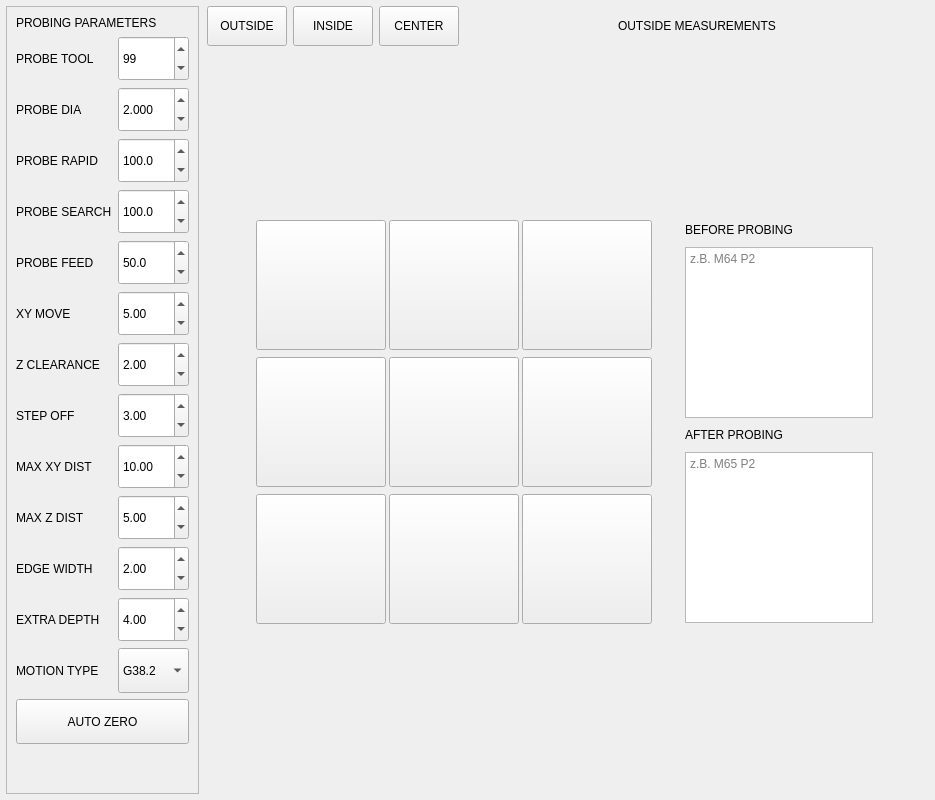
        <widget class="QWidget" name="tab_probing">
         <attribute name="title">
          <string />
         </attribute>
         <layout class="QVBoxLayout" name="vl_probing_main">
          <property name="spacing">
           <number>6</number>
          </property>
          <property name="margin" stdset="0">
           <number>6</number>
          </property>
          <item>
           <layout class="QHBoxLayout" name="hl_probe_main">
            <property name="spacing">
             <number>8</number>
            </property>
            <item>
             <layout class="QVBoxLayout" name="vl_probe_left">
              <property name="spacing">
               <number>6</number>
              </property>
              <item>
               <widget class="QFrame" name="frm_probe_params">
                <property name="frameShape">
                 <enum>QFrame::Shape::StyledPanel</enum>
                </property>
                <layout class="QGridLayout" name="gl_probe_params">
                 <item row="0" column="0" colspan="2">
                  <widget class="QLabel" name="lbl_probe_params_title">
                   <property name="text">
                    <string>PROBING PARAMETERS</string>
                   </property>
                  </widget>
                 </item>
                 <item row="1" column="0">
                  <widget class="QLabel" name="lbl_probe_param_tool">
                   <property name="text">
                    <string>PROBE TOOL</string>
                   </property>
                  </widget>
                 </item>
                 <item row="1" column="1">
                  <widget class="QSpinBox" name="spb_probe_tool">
                   <property name="minimum">
                    <number>1</number>
                   </property>
                   <property name="maximum">
                    <number>999</number>
                   </property>
                   <property name="value">
                    <number>99</number>
                   </property>
                  <property name="minimumSize"><size><width>0</width><height>45</height></size></property><property name="sizePolicy"><sizepolicy hsizetype="Expanding" vsizetype="Fixed"><horstretch>0</horstretch><verstretch>0</verstretch></sizepolicy></property></widget>
                 </item>
                 <item row="2" column="0">
                  <widget class="QLabel" name="lbl_probe_param_dia">
                   <property name="text">
                    <string>PROBE DIA</string>
                   </property>
                  </widget>
                 </item>
                 <item row="2" column="1">
                  <widget class="QDoubleSpinBox" name="dsb_probe_dia">
                   <property name="decimals">
                    <number>3</number>
                   </property>
                   <property name="value">
                    <double>2.000000000000000</double>
                   </property>
                  <property name="minimumSize"><size><width>0</width><height>45</height></size></property><property name="sizePolicy"><sizepolicy hsizetype="Expanding" vsizetype="Fixed"><horstretch>0</horstretch><verstretch>0</verstretch></sizepolicy></property></widget>
                 </item>
                 <item row="3" column="0">
                  <widget class="QLabel" name="lbl_probe_param_rapid">
                   <property name="text">
                    <string>PROBE RAPID</string>
                   </property>
                  </widget>
                 </item>
                 <item row="3" column="1">
                  <widget class="QDoubleSpinBox" name="dsb_probe_rapid">
                   <property name="decimals">
                    <number>1</number>
                   </property>
                   <property name="maximum">
                    <double>9999.000000000000000</double>
                   </property>
                   <property name="value">
                    <double>100.000000000000000</double>
                   </property>
                  <property name="minimumSize"><size><width>0</width><height>45</height></size></property><property name="sizePolicy"><sizepolicy hsizetype="Expanding" vsizetype="Fixed"><horstretch>0</horstretch><verstretch>0</verstretch></sizepolicy></property></widget>
                 </item>
                 <item row="4" column="0">
                  <widget class="QLabel" name="lbl_probe_param_search">
                   <property name="text">
                    <string>PROBE SEARCH</string>
                   </property>
                  </widget>
                 </item>
                 <item row="4" column="1">
                  <widget class="QDoubleSpinBox" name="dsb_probe_search">
                   <property name="decimals">
                    <number>1</number>
                   </property>
                   <property name="maximum">
                    <double>9999.000000000000000</double>
                   </property>
                   <property name="value">
                    <double>100.000000000000000</double>
                   </property>
                  <property name="minimumSize"><size><width>0</width><height>45</height></size></property><property name="sizePolicy"><sizepolicy hsizetype="Expanding" vsizetype="Fixed"><horstretch>0</horstretch><verstretch>0</verstretch></sizepolicy></property></widget>
                 </item>
                 <item row="5" column="0">
                  <widget class="QLabel" name="lbl_probe_param_feed">
                   <property name="text">
                    <string>PROBE FEED</string>
                   </property>
                  </widget>
                 </item>
                 <item row="5" column="1">
                  <widget class="QDoubleSpinBox" name="dsb_probe_feed">
                   <property name="decimals">
                    <number>1</number>
                   </property>
                   <property name="maximum">
                    <double>9999.000000000000000</double>
                   </property>
                   <property name="value">
                    <double>50.000000000000000</double>
                   </property>
                  <property name="minimumSize"><size><width>0</width><height>45</height></size></property><property name="sizePolicy"><sizepolicy hsizetype="Expanding" vsizetype="Fixed"><horstretch>0</horstretch><verstretch>0</verstretch></sizepolicy></property></widget>
                 </item>
                 <item row="6" column="0">
                  <widget class="QLabel" name="lbl_probe_param_xy_clearance">
                   <property name="text">
                    <string>XY MOVE</string>
                   </property>
                  </widget>
                 </item>
                 <item row="6" column="1">
                  <widget class="QDoubleSpinBox" name="dsb_probe_xy_clearance">
                   <property name="decimals">
                    <number>2</number>
                   </property>
                   <property name="value">
                    <double>5.000000000000000</double>
                   </property>
                  <property name="minimumSize"><size><width>0</width><height>45</height></size></property><property name="sizePolicy"><sizepolicy hsizetype="Expanding" vsizetype="Fixed"><horstretch>0</horstretch><verstretch>0</verstretch></sizepolicy></property></widget>
                 </item>
                 <item row="7" column="0">
                  <widget class="QLabel" name="lbl_probe_param_z_clearance">
                   <property name="text">
                    <string>Z CLEARANCE</string>
                   </property>
                  </widget>
                 </item>
                 <item row="7" column="1">
                  <widget class="QDoubleSpinBox" name="dsb_probe_z_clearance">
                   <property name="decimals">
                    <number>2</number>
                   </property>
                   <property name="value">
                    <double>2.000000000000000</double>
                   </property>
                  <property name="minimumSize"><size><width>0</width><height>45</height></size></property><property name="sizePolicy"><sizepolicy hsizetype="Expanding" vsizetype="Fixed"><horstretch>0</horstretch><verstretch>0</verstretch></sizepolicy></property></widget>
                 </item>
                 <item row="8" column="0">
                  <widget class="QLabel" name="lbl_probe_param_step_off">
                   <property name="text">
                    <string>STEP OFF</string>
                   </property>
                  </widget>
                 </item>
                 <item row="8" column="1">
                  <widget class="QDoubleSpinBox" name="dsb_probe_step_off">
                   <property name="decimals">
                    <number>2</number>
                   </property>
                   <property name="value">
                    <double>3.000000000000000</double>
                   </property>
                  <property name="minimumSize"><size><width>0</width><height>45</height></size></property><property name="sizePolicy"><sizepolicy hsizetype="Expanding" vsizetype="Fixed"><horstretch>0</horstretch><verstretch>0</verstretch></sizepolicy></property></widget>
                 </item>
                 <item row="9" column="0">
                  <widget class="QLabel" name="lbl_probe_param_max_xy">
                   <property name="text">
                    <string>MAX XY DIST</string>
                   </property>
                  </widget>
                 </item>
                 <item row="9" column="1">
                  <widget class="QDoubleSpinBox" name="dsb_probe_max_xy">
                   <property name="decimals">
                    <number>2</number>
                   </property>
                   <property name="maximum">
                    <double>9999.000000000000000</double>
                   </property>
                   <property name="value">
                    <double>10.000000000000000</double>
                   </property>
                  <property name="minimumSize"><size><width>0</width><height>45</height></size></property><property name="sizePolicy"><sizepolicy hsizetype="Expanding" vsizetype="Fixed"><horstretch>0</horstretch><verstretch>0</verstretch></sizepolicy></property></widget>
                 </item>
                 <item row="10" column="0">
                  <widget class="QLabel" name="lbl_probe_param_max_z">
                   <property name="text">
                    <string>MAX Z DIST</string>
                   </property>
                  </widget>
                 </item>
                 <item row="10" column="1">
                  <widget class="QDoubleSpinBox" name="dsb_probe_max_z">
                   <property name="decimals">
                    <number>2</number>
                   </property>
                   <property name="maximum">
                    <double>9999.000000000000000</double>
                   </property>
                   <property name="value">
                    <double>5.000000000000000</double>
                   </property>
                  <property name="minimumSize"><size><width>0</width><height>45</height></size></property><property name="sizePolicy"><sizepolicy hsizetype="Expanding" vsizetype="Fixed"><horstretch>0</horstretch><verstretch>0</verstretch></sizepolicy></property></widget>
                 </item>
                 <item row="11" column="0">
                  <widget class="QLabel" name="lbl_probe_param_edge_width">
                   <property name="visible">
                    <bool>false</bool>
                   </property>
                   <property name="text">
                    <string>EDGE WIDTH</string>
                   </property>
                  </widget>
                 </item>
                 <item row="11" column="1">
                  <widget class="QDoubleSpinBox" name="dsb_probe_edge_width">
                   <property name="visible">
                    <bool>false</bool>
                   </property>
                   <property name="decimals">
                    <number>2</number>
                   </property>
                   <property name="value">
                    <double>2.000000000000000</double>
                   </property>
                  <property name="minimumSize"><size><width>0</width><height>45</height></size></property><property name="sizePolicy"><sizepolicy hsizetype="Expanding" vsizetype="Fixed"><horstretch>0</horstretch><verstretch>0</verstretch></sizepolicy></property></widget>
                 </item>
                 <item row="12" column="0">
                  <widget class="QLabel" name="lbl_probe_param_extra_depth">
                   <property name="text">
                    <string>EXTRA DEPTH</string>
                   </property>
                  </widget>
                 </item>
                 <item row="12" column="1">
                  <widget class="QDoubleSpinBox" name="dsb_probe_extra_depth">
                   <property name="decimals">
                    <number>2</number>
                   </property>
                   <property name="value">
                    <double>4.000000000000000</double>
                   </property>
                  <property name="minimumSize"><size><width>0</width><height>45</height></size></property><property name="sizePolicy"><sizepolicy hsizetype="Expanding" vsizetype="Fixed"><horstretch>0</horstretch><verstretch>0</verstretch></sizepolicy></property></widget>
                 </item>
                 <item row="13" column="0">
                  <widget class="QLabel" name="lbl_probe_param_motion_type">
                   <property name="text">
                    <string>MOTION TYPE</string>
                   </property>
                  </widget>
                 </item>
                 <item row="13" column="1">
                  <widget class="QComboBox" name="combo_probe_motion">
                   <item>
                    <property name="text">
                     <string>G38.2</string>
                    </property>
                   </item>
                   <item>
                    <property name="text">
                     <string>G38.3</string>
                    </property>
                   </item>
                  <property name="minimumSize"><size><width>0</width><height>45</height></size></property><property name="sizePolicy"><sizepolicy hsizetype="Expanding" vsizetype="Fixed"><horstretch>0</horstretch><verstretch>0</verstretch></sizepolicy></property></widget>
                 </item>
                  <item row="14" column="0" colspan="2">
                   <widget class="QPushButton" name="btn_auto_zero_master">
                    <property name="text">
                     <string>AUTO ZERO</string>
                    </property>
                    <property name="checkable">
                     <bool>true</bool>
                    </property>
                   <property name="minimumSize"><size><width>0</width><height>45</height></size></property></widget>
                  </item>
                <item row="15" column="0" colspan="2"><spacer name="spacer_probe_params"><property name="orientation"><enum>Qt::Vertical</enum></property><property name="sizeHint" stdset="0"><size><width>20</width><height>40</height></size></property></spacer></item><property name="verticalSpacing"><number>6</number></property></layout>
               <property name="maximumSize"><size><width>360</width><height>16777215</height></size></property></widget>
              </item>

             </layout>
            </item>
            <item>
             <layout class="QVBoxLayout" name="vl_probe_right">
              <property name="spacing">
               <number>6</number>
              </property>
              <item>
               <layout class="QHBoxLayout">
                <property name="spacing">
                 <number>6</number>
                </property>
                <item><widget class="QPushButton" name="btn_mode_outside"><property name="text"><string>OUTSIDE</string></property><property name="checkable"><bool>true</bool></property><property name="minimumSize"><size><width>0</width><height>40</height></size></property></widget></item><item><widget class="QPushButton" name="btn_mode_inside"><property name="text"><string>INSIDE</string></property><property name="checkable"><bool>true</bool></property><property name="minimumSize"><size><width>0</width><height>40</height></size></property></widget></item><item><widget class="QPushButton" name="btn_mode_center"><property name="text"><string>CENTER</string></property><property name="checkable"><bool>true</bool></property><property name="minimumSize"><size><width>0</width><height>40</height></size></property></widget></item><item>
                 <spacer name="horizontalSpacer">
                  <property name="orientation">
                   <enum>Qt::Orientation::Horizontal</enum>
                  </property>
                  <property name="sizeHint" stdset="0">
                   <size>
                    <width>40</width>
                    <height>20</height>
                   </size>
                  </property>
                 </spacer>
                </item>
                <item>
                 <widget class="QLabel" name="lbl_probe_section_title">
                  <property name="text">
                   <string>OUTSIDE MEASUREMENTS</string>
                  </property>
                 </widget>
                </item>
                <item>
                 <spacer name="horizontalSpacer_2">
                  <property name="orientation">
                   <enum>Qt::Orientation::Horizontal</enum>
                  </property>
                  <property name="sizeHint" stdset="0">
                   <size>
                    <width>40</width>
                    <height>20</height>
                   </size>
                  </property>
                 </spacer>
                </item>
               </layout>
              </item>
              <item>
               <spacer name="verticalSpacer">
                <property name="orientation">
                 <enum>Qt::Orientation::Vertical</enum>
                </property>
                <property name="sizeHint" stdset="0">
                 <size>
                  <width>20</width>
                  <height>40</height>
                 </size>
                </property>
               </spacer>
              </item>
              <item>
               <layout class="QHBoxLayout" name="hl_probe_grid_row">
                <property name="spacing">
                 <number>8</number>
                </property>
                <item>
                 <spacer name="horizontalSpacer_3">
                  <property name="orientation">
                   <enum>Qt::Orientation::Horizontal</enum>
                  </property>
                  <property name="sizeHint" stdset="0">
                   <size>
                    <width>40</width>
                    <height>20</height>
                   </size>
                  </property>
                 </spacer>
                </item>
                <item>
                 <widget class="QFrame" name="frm_probe_grid">
                  <property name="maximumSize">
                   <size>
                    <width>432</width>
                    <height>432</height>
                   </size>
                  </property>
                  <property name="frameShape">
                   <enum>QFrame::Shape::NoFrame</enum>
                  </property>
                  <layout class="QGridLayout" name="gl_probe_grid">
                   <property name="spacing">
                    <number>3</number>
                   </property>
                   <item row="1" column="0">
                    <widget class="QPushButton" name="btn_probe_edge_left">
                     <property name="minimumSize">
                      <size>
                       <width>130</width>
                       <height>130</height>
                      </size>
                     </property>
                     <property name="maximumSize">
                      <size>
                       <width>130</width>
                       <height>130</height>
                      </size>
                     </property>
                     <property name="checkable">
                      <bool>true</bool>
                     </property>
                    </widget>
                   </item>
                   <item row="0" column="1">
                    <widget class="QPushButton" name="btn_probe_edge_top">
                     <property name="minimumSize">
                      <size>
                       <width>130</width>
                       <height>130</height>
                      </size>
                     </property>
                     <property name="maximumSize">
                      <size>
                       <width>130</width>
                       <height>130</height>
                      </size>
                     </property>
                     <property name="checkable">
                      <bool>true</bool>
                     </property>
                    </widget>
                   </item>
                   <item row="2" column="1">
                    <widget class="QPushButton" name="btn_probe_edge_bottom">
                     <property name="minimumSize">
                      <size>
                       <width>130</width>
                       <height>130</height>
                      </size>
                     </property>
                     <property name="maximumSize">
                      <size>
                       <width>130</width>
                       <height>130</height>
                      </size>
                     </property>
                     <property name="checkable">
                      <bool>true</bool>
                     </property>
                    </widget>
                   </item>
                   <item row="0" column="2">
                    <widget class="QPushButton" name="btn_probe_corner_tr">
                     <property name="minimumSize">
                      <size>
                       <width>130</width>
                       <height>130</height>
                      </size>
                     </property>
                     <property name="maximumSize">
                      <size>
                       <width>130</width>
                       <height>130</height>
                      </size>
                     </property>
                     <property name="checkable">
                      <bool>true</bool>
                     </property>
                    </widget>
                   </item>
                   <item row="1" column="2">
                    <widget class="QPushButton" name="btn_probe_edge_right">
                     <property name="minimumSize">
                      <size>
                       <width>130</width>
                       <height>130</height>
                      </size>
                     </property>
                     <property name="maximumSize">
                      <size>
                       <width>130</width>
                       <height>130</height>
                      </size>
                     </property>
                     <property name="checkable">
                      <bool>true</bool>
                     </property>
                    </widget>
                   </item>
                   <item row="1" column="1">
                    <widget class="QPushButton" name="btn_probe_center">
                     <property name="minimumSize">
                      <size>
                       <width>130</width>
                       <height>130</height>
                      </size>
                     </property>
                     <property name="maximumSize">
                      <size>
                       <width>130</width>
                       <height>130</height>
                      </size>
                     </property>
                     <property name="checkable">
                      <bool>true</bool>
                     </property>
                    </widget>
                   </item>
                   <item row="2" column="0">
                    <widget class="QPushButton" name="btn_probe_corner_bl">
                     <property name="minimumSize">
                      <size>
                       <width>130</width>
                       <height>130</height>
                      </size>
                     </property>
                     <property name="maximumSize">
                      <size>
                       <width>130</width>
                       <height>130</height>
                      </size>
                     </property>
                     <property name="checkable">
                      <bool>true</bool>
                     </property>
                    </widget>
                   </item>
                   <item row="2" column="2">
                    <widget class="QPushButton" name="btn_probe_corner_br">
                     <property name="minimumSize">
                      <size>
                       <width>130</width>
                       <height>130</height>
                      </size>
                     </property>
                     <property name="maximumSize">
                      <size>
                       <width>130</width>
                       <height>130</height>
                      </size>
                     </property>
                     <property name="checkable">
                      <bool>true</bool>
                     </property>
                    </widget>
                   </item>
                   <item row="0" column="0">
                    <widget class="QPushButton" name="btn_probe_corner_tl">
                     <property name="minimumSize">
                      <size>
                       <width>130</width>
                       <height>130</height>
                      </size>
                     </property>
                     <property name="maximumSize">
                      <size>
                       <width>130</width>
                       <height>130</height>
                      </size>
                     </property>
                     <property name="checkable">
                      <bool>true</bool>
                     </property>
                    </widget>
                   </item>
                  </layout>
                 </widget>
                </item>
                <item>
                 <widget class="QFrame" name="frm_probe_pre_post">
                  <property name="maximumSize">
                   <size>
                    <width>220</width>
                    <height>432</height>
                   </size>
                  </property>
                  <property name="frameShape">
                   <enum>QFrame::Shape::NoFrame</enum>
                  </property>
                  <layout class="QVBoxLayout" name="vl_probe_pre_post">
                   <property name="spacing">
                    <number>10</number>
                   </property>
                   <property name="margin" stdset="0">
                    <number>16</number>
                   </property>
                   <item>
                    <widget class="QLabel" name="label">
                     <property name="text">
                      <string>BEFORE PROBING</string>
                     </property>
                    </widget>
                   </item>
                   <item>
                    <widget class="QTextEdit" name="te_probe_before">
                     <property name="minimumSize">
                      <size>
                       <width>0</width>
                       <height>80</height>
                      </size>
                     </property>
                     <property name="placeholderText">
                      <string>z.B. M64 P2</string>
                     </property>
                    </widget>
                   </item>
                   <item>
                    <widget class="QLabel" name="label">
                     <property name="text">
                      <string>AFTER PROBING</string>
                     </property>
                    </widget>
                   </item>
                   <item>
                    <widget class="QTextEdit" name="te_probe_after">
                     <property name="minimumSize">
                      <size>
                       <width>0</width>
                       <height>80</height>
                      </size>
                     </property>
                     <property name="placeholderText">
                      <string>z.B. M65 P2</string>
                     </property>
                    </widget>
                   </item>
                   <item>
                    <spacer>
                     <property name="orientation">
                      <enum>Qt::Orientation::Vertical</enum>
                     </property>
                     <property name="sizeHint" stdset="0">
                      <size>
                       <width>0</width>
                       <height>0</height>
                      </size>
                     </property>
                    </spacer>
                   </item>
                  </layout>
                 </widget>
                </item>
                <item>
                 <spacer name="horizontalSpacer_4">
                  <property name="orientation">
                   <enum>Qt::Orientation::Horizontal</enum>
                  </property>
                  <property name="sizeHint" stdset="0">
                   <size>
                    <width>40</width>
                    <height>20</height>
                   </size>
                  </property>
                 </spacer>
                </item>
                <item>
                 <spacer>
                  <property name="orientation">
                   <enum>Qt::Orientation::Horizontal</enum>
                  </property>
                  <property name="sizeHint" stdset="0">
                   <size>
                    <width>0</width>
                    <height>0</height>
                   </size>
                  </property>
                 </spacer>
                </item>
               </layout>
              </item>
              <item>
               <spacer>
                <property name="orientation">
                 <enum>Qt::Orientation::Vertical</enum>
                </property>
                <property name="sizeHint" stdset="0">
                 <size>
                  <width>0</width>
                  <height>0</height>
                 </size>
                </property>
               </spacer>
              </item>
             </layout>
            </item>
           </layout>
          </item>
         </layout>
        </widget>
